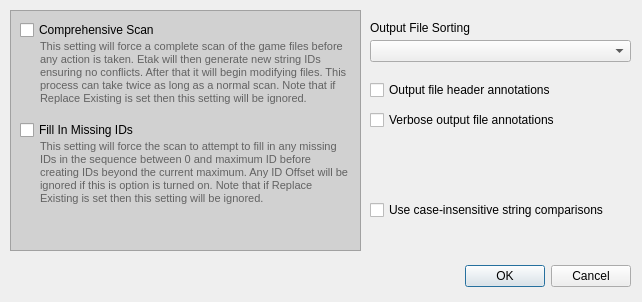
<?xml version="1.0" encoding="UTF-8"?>
<ui version="4.0">
 <class>SettingsDialog</class>
 <widget class="QDialog" name="SettingsDialog">
  <property name="geometry">
   <rect>
    <x>0</x>
    <y>0</y>
    <width>642</width>
    <height>302</height>
   </rect>
  </property>
  <property name="windowTitle">
   <string>Preferences</string>
  </property>
  <widget class="QWidget" name="layoutWidget">
   <property name="geometry">
    <rect>
     <x>10</x>
     <y>260</y>
     <width>621</width>
     <height>33</height>
    </rect>
   </property>
   <layout class="QHBoxLayout">
    <property name="spacing">
     <number>6</number>
    </property>
    <property name="leftMargin">
     <number>0</number>
    </property>
    <property name="topMargin">
     <number>0</number>
    </property>
    <property name="rightMargin">
     <number>0</number>
    </property>
    <property name="bottomMargin">
     <number>0</number>
    </property>
    <item>
     <spacer>
      <property name="orientation">
       <enum>Qt::Horizontal</enum>
      </property>
      <property name="sizeHint" stdset="0">
       <size>
        <width>131</width>
        <height>31</height>
       </size>
      </property>
     </spacer>
    </item>
    <item>
     <widget class="QPushButton" name="okButton">
      <property name="text">
       <string>OK</string>
      </property>
     </widget>
    </item>
    <item>
     <widget class="QPushButton" name="cancelButton">
      <property name="text">
       <string>Cancel</string>
      </property>
     </widget>
    </item>
   </layout>
  </widget>
  <widget class="QFrame" name="frame">
   <property name="geometry">
    <rect>
     <x>10</x>
     <y>10</y>
     <width>351</width>
     <height>241</height>
    </rect>
   </property>
   <property name="palette">
    <palette>
     <active>
      <colorrole role="Base">
       <brush brushstyle="SolidPattern">
        <color alpha="255">
         <red>255</red>
         <green>255</green>
         <blue>255</blue>
        </color>
       </brush>
      </colorrole>
      <colorrole role="Window">
       <brush brushstyle="SolidPattern">
        <color alpha="255">
         <red>209</red>
         <green>209</green>
         <blue>209</blue>
        </color>
       </brush>
      </colorrole>
     </active>
     <inactive>
      <colorrole role="Base">
       <brush brushstyle="SolidPattern">
        <color alpha="255">
         <red>255</red>
         <green>255</green>
         <blue>255</blue>
        </color>
       </brush>
      </colorrole>
      <colorrole role="Window">
       <brush brushstyle="SolidPattern">
        <color alpha="255">
         <red>209</red>
         <green>209</green>
         <blue>209</blue>
        </color>
       </brush>
      </colorrole>
     </inactive>
     <disabled>
      <colorrole role="Base">
       <brush brushstyle="SolidPattern">
        <color alpha="255">
         <red>209</red>
         <green>209</green>
         <blue>209</blue>
        </color>
       </brush>
      </colorrole>
      <colorrole role="Window">
       <brush brushstyle="SolidPattern">
        <color alpha="255">
         <red>209</red>
         <green>209</green>
         <blue>209</blue>
        </color>
       </brush>
      </colorrole>
     </disabled>
    </palette>
   </property>
   <property name="autoFillBackground">
    <bool>true</bool>
   </property>
   <property name="frameShape">
    <enum>QFrame::StyledPanel</enum>
   </property>
   <property name="frameShadow">
    <enum>QFrame::Plain</enum>
   </property>
   <property name="lineWidth">
    <number>3</number>
   </property>
   <widget class="QLabel" name="comprehensive_label">
    <property name="geometry">
     <rect>
      <x>30</x>
      <y>30</y>
      <width>311</width>
      <height>81</height>
     </rect>
    </property>
    <property name="text">
     <string>&lt;html&gt;&lt;head/&gt;&lt;body&gt;&lt;p&gt;&lt;span style=&quot; font-size:8pt; color:#626262;&quot;&gt;This setting will force a complete scan of the game files before any action is taken. Etak will then generate new string IDs ensuring no conflicts. After that it will begin modifying files. This process can take twice as long as a normal scan. Note that if Replace Existing is set then this setting will be ignored.&lt;/span&gt;&lt;/p&gt;&lt;/body&gt;&lt;/html&gt;</string>
    </property>
    <property name="textFormat">
     <enum>Qt::RichText</enum>
    </property>
    <property name="scaledContents">
     <bool>false</bool>
    </property>
    <property name="alignment">
     <set>Qt::AlignLeading|Qt::AlignLeft|Qt::AlignTop</set>
    </property>
    <property name="wordWrap">
     <bool>true</bool>
    </property>
   </widget>
   <widget class="QLabel" name="fill_in_ids_label">
    <property name="geometry">
     <rect>
      <x>30</x>
      <y>130</y>
      <width>311</width>
      <height>101</height>
     </rect>
    </property>
    <property name="text">
     <string>&lt;html&gt;&lt;head/&gt;&lt;body&gt;&lt;p&gt;&lt;span style=&quot; font-size:8pt; color:#626262;&quot;&gt;This setting will force the scan to attempt to fill in any missing IDs in the sequence between 0 and maximum ID before creating IDs beyond the current maximum. Any ID Offset will be ignored if this is option is turned on.  Note that if Replace Existing is set then this setting will be ignored.&lt;/span&gt;&lt;/p&gt;&lt;/body&gt;&lt;/html&gt;</string>
    </property>
    <property name="textFormat">
     <enum>Qt::RichText</enum>
    </property>
    <property name="scaledContents">
     <bool>false</bool>
    </property>
    <property name="alignment">
     <set>Qt::AlignLeading|Qt::AlignLeft|Qt::AlignTop</set>
    </property>
    <property name="wordWrap">
     <bool>true</bool>
    </property>
   </widget>
   <widget class="QCheckBox" name="comprehensive_button">
    <property name="geometry">
     <rect>
      <x>10</x>
      <y>10</y>
      <width>321</width>
      <height>20</height>
     </rect>
    </property>
    <property name="text">
     <string>Comprehensive Scan</string>
    </property>
   </widget>
   <widget class="QCheckBox" name="fill_in_ids_button">
    <property name="geometry">
     <rect>
      <x>10</x>
      <y>110</y>
      <width>321</width>
      <height>20</height>
     </rect>
    </property>
    <property name="text">
     <string>Fill In Missing IDs</string>
    </property>
   </widget>
  </widget>
  <widget class="QLabel" name="sorting_label">
   <property name="geometry">
    <rect>
     <x>370</x>
     <y>20</y>
     <width>131</width>
     <height>16</height>
    </rect>
   </property>
   <property name="text">
    <string>Output File Sorting</string>
   </property>
  </widget>
  <widget class="QComboBox" name="sorting_combo_box">
   <property name="geometry">
    <rect>
     <x>370</x>
     <y>40</y>
     <width>261</width>
     <height>22</height>
    </rect>
   </property>
  </widget>
  <widget class="QCheckBox" name="verbose_comments_button">
   <property name="geometry">
    <rect>
     <x>370</x>
     <y>110</y>
     <width>261</width>
     <height>20</height>
    </rect>
   </property>
   <property name="text">
    <string>Verbose output file annotations</string>
   </property>
  </widget>
  <widget class="QCheckBox" name="header_comments_button">
   <property name="geometry">
    <rect>
     <x>370</x>
     <y>80</y>
     <width>261</width>
     <height>20</height>
    </rect>
   </property>
   <property name="text">
    <string>Output file header annotations</string>
   </property>
  </widget>
  <widget class="QCheckBox" name="case_insensitive_button">
   <property name="geometry">
    <rect>
     <x>370</x>
     <y>200</y>
     <width>261</width>
     <height>20</height>
    </rect>
   </property>
   <property name="text">
    <string>Use case-insensitive string comparisons</string>
   </property>
  </widget>
  <zorder>frame</zorder>
  <zorder>layoutWidget</zorder>
  <zorder>sorting_label</zorder>
  <zorder>sorting_combo_box</zorder>
  <zorder>verbose_comments_button</zorder>
  <zorder>header_comments_button</zorder>
  <zorder>case_insensitive_button</zorder>
 </widget>
 <resources/>
 <connections>
  <connection>
   <sender>okButton</sender>
   <signal>clicked()</signal>
   <receiver>SettingsDialog</receiver>
   <slot>accept()</slot>
   <hints>
    <hint type="sourcelabel">
     <x>278</x>
     <y>253</y>
    </hint>
    <hint type="destinationlabel">
     <x>96</x>
     <y>254</y>
    </hint>
   </hints>
  </connection>
  <connection>
   <sender>cancelButton</sender>
   <signal>clicked()</signal>
   <receiver>SettingsDialog</receiver>
   <slot>reject()</slot>
   <hints>
    <hint type="sourcelabel">
     <x>369</x>
     <y>253</y>
    </hint>
    <hint type="destinationlabel">
     <x>179</x>
     <y>282</y>
    </hint>
   </hints>
  </connection>
 </connections>
</ui>
